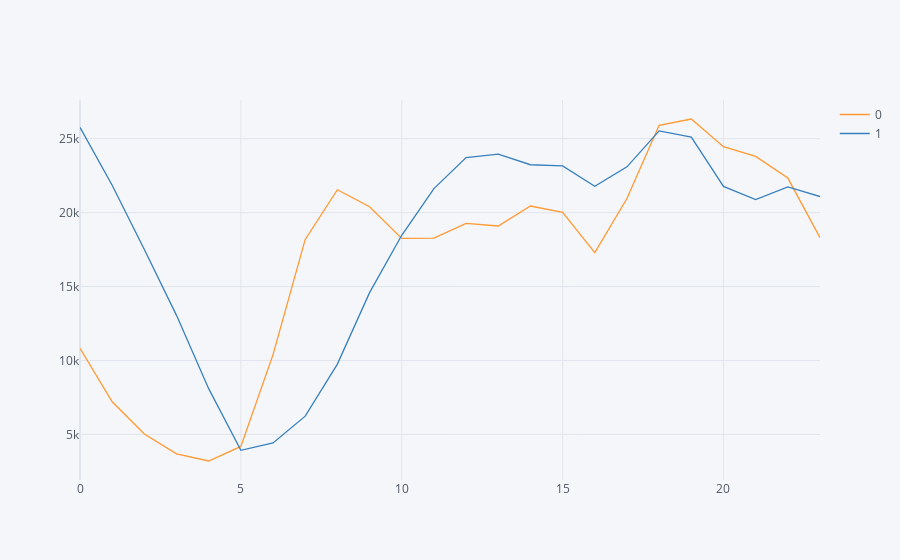

Source (notebook cell):
### Code cell
# 시간 별, 평일/주말 별 Trip 빈도
df.groupby(['hour', 'is_weekend'])['cnt'].mean().unstack(level=1).iplot()

### Figure 1 — Plotly figure (JSON) as saved in the notebook; plotly's stock layout.template omitted (floating-point values rounded to 4 significant figures)
{"data": [{"line": {"color": "rgba(255, 153, 51, 1.0)", "dash": "solid", "shape": "linear", "width": 1.3}, "mode": "lines", "name": "0", "text": "", "type": "scatter", "x": [0, 1, 2, 3, 4, 5, 6, 7, 8, 9, 10, 11, 12, 13, 14, 15, 16, 17, 18, 19, 20, 21, 22, 23], "y": [10820.0, 7206.0, 5025.0, 3684.0, 3201, 4188.0, 10390.0, 18180.0, 21550.0, 20400.0, 18260.0, 18268, 19270.0, 19090.0, 20440.0, 20010.0, 17300.0, 20950.0, 25900.0, 26330.0, 24460.0, 23800.0, 22335, 18300.0]}, {"line": {"color": "rgba(55, 128, 191, 1.0)", "dash": "solid", "shape": "linear", "width": 1.3}, "mode": "lines", "name": "1", "text": "", "type": "scatter", "x": [0, 1, 2, 3, 4, 5, 6, 7, 8, 9, 10, 11, 12, 13, 14, 15, 16, 17, 18, 19, 20, 21, 22, 23], "y": [25760.0, 21850.0, 17510.0, 13050.0, 8094.0, 3921.0, 4424.0, 6231.0, 9755.0, 14589, 18470.0, 21620.0, 23720.0, 23950.0, 23240.0, 23160.0, 21780.0, 23100.0, 25530.0, 25110.0, 21767, 20880.0, 21730.0, 21080.0]}], "layout": {"legend": {"bgcolor": "#F5F6F9", "font": {"color": "#4D5663"}}, "paper_bgcolor": "#F5F6F9", "plot_bgcolor": "#F5F6F9", "title": {"font": {"color": "#4D5663"}}, "xaxis": {"gridcolor": "#E1E5ED", "showgrid": true, "tickfont": {"color": "#4D5663"}, "title": {"font": {"color": "#4D5663"}, "text": ""}, "zerolinecolor": "#E1E5ED"}, "yaxis": {"gridcolor": "#E1E5ED", "showgrid": true, "tickfont": {"color": "#4D5663"}, "title": {"font": {"color": "#4D5663"}, "text": ""}, "zerolinecolor": "#E1E5ED"}}}
